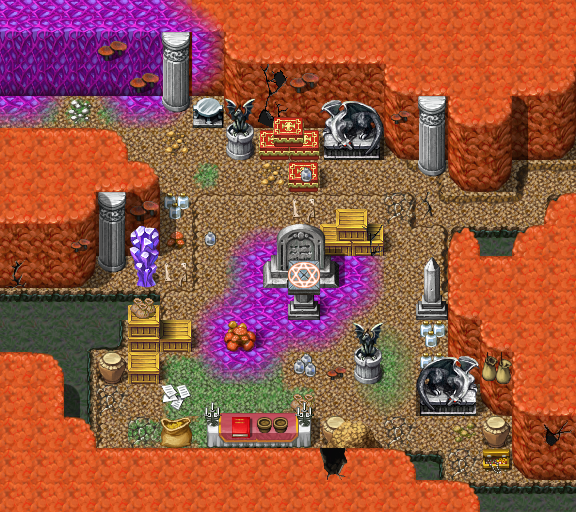

A 2D game scene composited from a Tiled map and its tileset images. What follows is a short description and the map's XML, with each tile layer's data collapsed to a summary:
An orthogonal 18x16 tile map with 32x32 px tiles, 3 tile layers (Ground, Objects, Above), 1 hidden layer not drawn, 30 tilesets and 8 objects (5x spawn, 2x mapchange, container).

<map version="1.0" orientation="orthogonal" width="18" height="16" tilewidth="32" tileheight="32">
    <tileset firstgid="1" name="map_16" tilewidth="32" tileheight="32">
        <image source="../drawable/map_16.png" width="256" height="256" />
    </tileset>
    <tileset firstgid="65" name="map_38" tilewidth="32" tileheight="32">
        <image source="../drawable/map_38.png" width="256" height="256" />
    </tileset>
    <tileset firstgid="129" name="map_39" tilewidth="32" tileheight="32">
        <image source="../drawable/map_39.png" width="256" height="256" />
    </tileset>
    <tileset firstgid="193" name="map_18" tilewidth="32" tileheight="32">
        <image source="../drawable/map_18.png" width="256" height="256" />
    </tileset>
    <tileset firstgid="257" name="map_0" tilewidth="32" tileheight="32">
        <image source="../drawable/map_0.png" width="256" height="256" />
    </tileset>
    <tileset firstgid="321" name="map_19" tilewidth="32" tileheight="32">
        <image source="../drawable/map_19.png" width="256" height="256" />
    </tileset>
    <tileset firstgid="385" name="map_36" tilewidth="32" tileheight="32">
        <image source="../drawable/map_36.png" width="256" height="256" />
    </tileset>
    <tileset firstgid="449" name="map_3" tilewidth="32" tileheight="32">
        <image source="../drawable/map_3.png" width="256" height="256" />
    </tileset>
    <tileset firstgid="513" name="map_33" tilewidth="32" tileheight="32">
        <image source="../drawable/map_33.png" width="256" height="256" />
    </tileset>
    <tileset firstgid="577" name="map_17" tilewidth="32" tileheight="32">
        <image source="../drawable/map_17.png" width="256" height="256" />
    </tileset>
    <tileset firstgid="641" name="map_34" tilewidth="32" tileheight="32">
        <image source="../drawable/map_34.png" width="256" height="256" />
    </tileset>
    <tileset firstgid="705" name="map_11" tilewidth="32" tileheight="32">
        <image source="../drawable/map_11.png" width="256" height="256" />
    </tileset>
    <tileset firstgid="769" name="map_10" tilewidth="32" tileheight="32">
        <image source="../drawable/map_10.png" width="256" height="256" />
    </tileset>
    <tileset firstgid="833" name="map_12" tilewidth="32" tileheight="32">
        <image source="../drawable/map_12.png" width="256" height="256" />
    </tileset>
    <tileset firstgid="897" name="map_14" tilewidth="32" tileheight="32">
        <image source="../drawable/map_14.png" width="256" height="256" />
    </tileset>
    <tileset firstgid="961" name="map_27" tilewidth="32" tileheight="32">
        <image source="../drawable/map_27.png" width="256" height="256" />
    </tileset>
    <tileset firstgid="1025" name="map_9" tilewidth="32" tileheight="32">
        <image source="../drawable/map_9.png" width="256" height="256" />
    </tileset>
    <tileset firstgid="1089" name="map_7" tilewidth="32" tileheight="32">
        <image source="../drawable/map_7.png" width="256" height="256" />
    </tileset>
    <tileset firstgid="1153" name="map_25" tilewidth="32" tileheight="32">
        <image source="../drawable/map_25.png" width="256" height="256" />
    </tileset>
    <tileset firstgid="1217" name="map_13" tilewidth="32" tileheight="32">
        <image source="../drawable/map_13.png" width="256" height="256" />
    </tileset>
    <tileset firstgid="1281" name="map_2" tilewidth="32" tileheight="32">
        <image source="../drawable/map_2.png" width="256" height="256" />
    </tileset>
    <tileset firstgid="1345" name="map_23" tilewidth="32" tileheight="32">
        <image source="../drawable/map_23.png" width="256" height="256" />
    </tileset>
    <tileset firstgid="1409" name="map_22" tilewidth="32" tileheight="32">
        <image source="../drawable/map_22.png" width="256" height="256" />
    </tileset>
    <tileset firstgid="1473" name="map_37" tilewidth="32" tileheight="32">
        <image source="../drawable/map_37.png" width="256" height="256" />
    </tileset>
    <tileset firstgid="1537" name="map_15" tilewidth="32" tileheight="32">
        <image source="../drawable/map_15.png" width="256" height="256" />
    </tileset>
    <tileset firstgid="1601" name="map_40" tilewidth="32" tileheight="32">
        <image source="../drawable/map_40.png" width="256" height="256" />
    </tileset>
    <tileset firstgid="1665" name="map_1" tilewidth="32" tileheight="32">
        <image source="../drawable/map_1.png" width="256" height="256" />
    </tileset>
    <tileset firstgid="1729" name="map_5" tilewidth="32" tileheight="32">
        <image source="../drawable/map_5.png" width="256" height="256" />
    </tileset>
    <tileset firstgid="1793" name="map_24" tilewidth="32" tileheight="32">
        <image source="../drawable/map_24.png" width="256" height="256" />
    </tileset>
    <tileset firstgid="1857" name="map_21" tilewidth="32" tileheight="32">
        <image source="../drawable/map_21.png" width="256" height="256" />
    </tileset>
    <layer name="Ground" width="18" height="16">
        <data>[288 cells, 288 non-empty, 47 distinct tile ids]</data>
    </layer>
    <layer name="Objects" width="18" height="16">
        <data>[288 cells, 122 non-empty, 74 distinct tile ids]</data>
    </layer>
    <layer name="Above" width="18" height="16">
        <data>[288 cells, 58 non-empty, 39 distinct tile ids]</data>
    </layer>
    <layer name="Walkable" width="18" height="16" visible="0">
        <data>[288 cells, 208 non-empty, 1 distinct tile ids]</data>
    </layer>
    <objectgroup name="Mapevents">
        <object name="east" type="mapchange" x="544" y="160" width="32" height="32">
            <properties>
                <property name="map" value="mushroom_m2_5" />
                <property name="place" value="west" />
            </properties>
        </object>
        <object name="west" type="mapchange" x="0" y="96" width="32" height="32">
            <properties>
                <property name="map" value="mushroom_m2_7" />
                <property name="place" value="east" />
            </properties>
        </object>
        <object name="mushroom_m2_6_chest" type="container" x="480" y="448" width="32" height="32" />
    </objectgroup>
    <objectgroup name="Spawn">
        <object name="zuul_khan3" type="spawn" x="224" y="384" width="64" height="32">
            <properties>
                <property name="spawngroup" value="zuul_khan3" />
            </properties>
        </object>
        <object name="dangerous_fungi_1" type="spawn" x="160" y="96" width="128" height="128">
            <properties>
                <property name="quantity" value="2" />
                <property name="spawngroup" value="dangerous_fungi" />
            </properties>
        </object>
        <object name="lombric_ball_1" type="spawn" x="448" y="192" width="64" height="32">
            <properties>
                <property name="quantity" value="2" />
                <property name="spawngroup" value="lombric_ball" />
            </properties>
        </object>
        <object name="lombric_ball_2" type="spawn" x="352" y="320" width="160" height="160">
            <properties>
                <property name="quantity" value="2" />
                <property name="spawngroup" value="lombric_ball" />
            </properties>
        </object>
        <object name="zuul_khan3_blocker" type="spawn" x="96" y="96" width="32" height="32">
            <properties>
                <property name="spawngroup" value="zuul_khan3_blocker" />
            </properties>
        </object>
    </objectgroup>
    <objectgroup name="Keys" />
</map>
